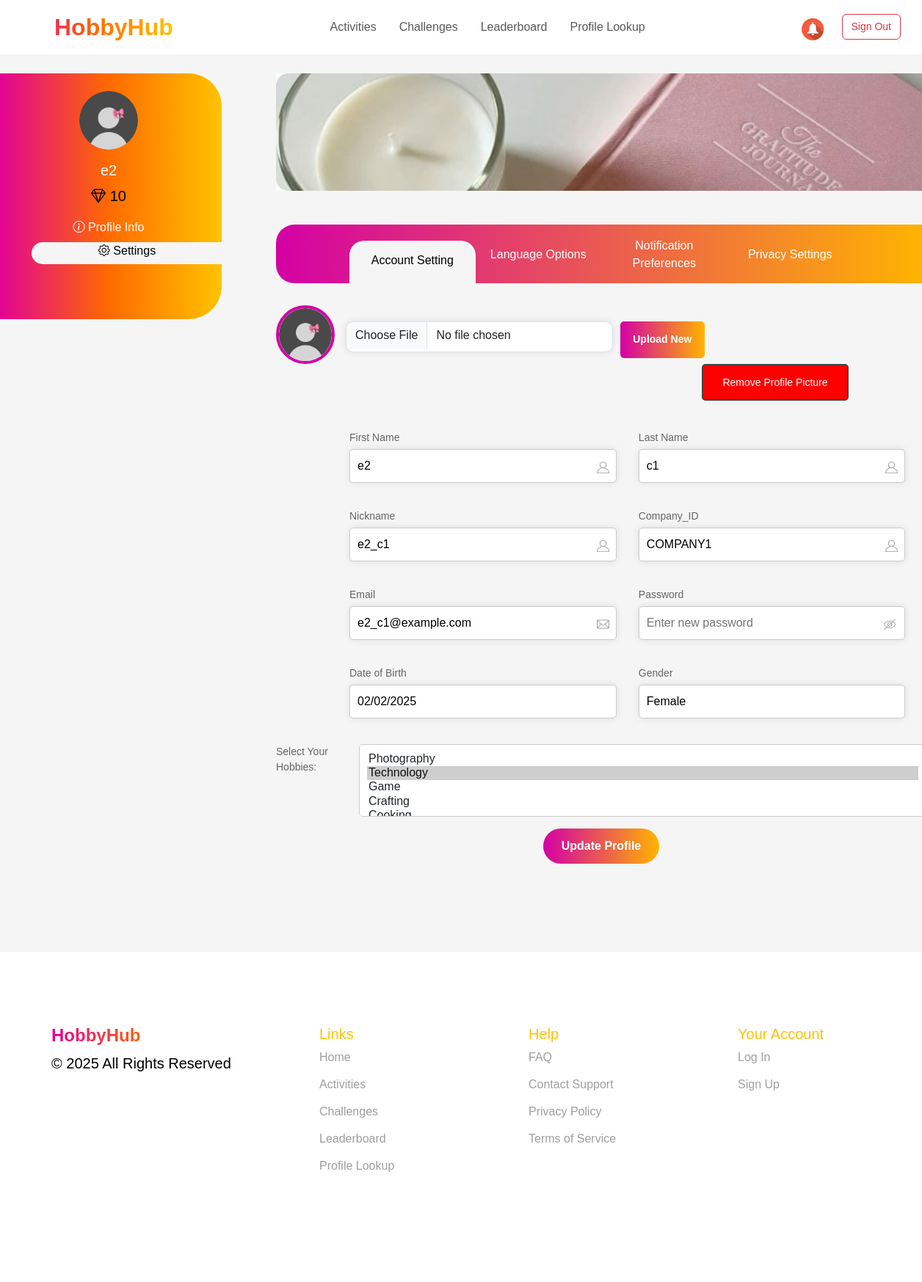
Before: /user_profile/setting/ (signed in) with the older database file.
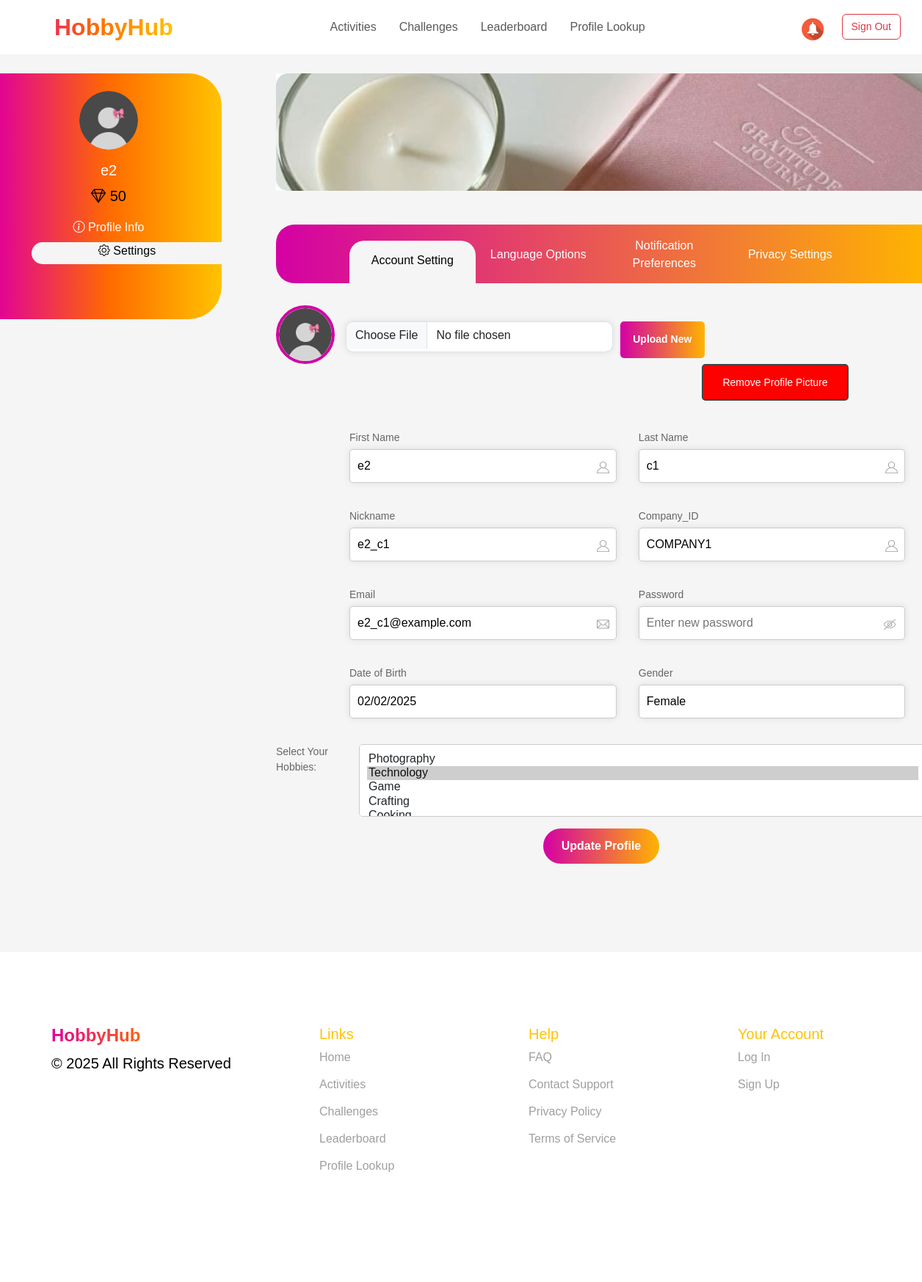
After: the same page with the newer database file.
### events/models.py (models this page shows, shortened)
class Employee(models.Model):
    nickname = models.CharField(max_length=100, primary_key=True, verbose_name="Nickname")
    name = models.CharField(max_length=255, verbose_name="Name")
    last_name = models.CharField(max_length=255, verbose_name="Last Name")
    number = models.CharField(max_length=20, verbose_name="Number")
    join_date = models.DateField(verbose_name="Join Date")
    date_of_birth = models.DateField(null=True, blank=True, verbose_name="Date of Birth")
    receive_sms_notifications = models.BooleanField(default=True, verbose_name="Receive SMS Notifications")
    receive_email_notifications = models.BooleanField(default=True, verbose_name="Receive Email Notifications")
    receive_reminders = models.BooleanField(default=True, verbose_name="Receive Reminders")
    social_id = models.CharField(max_length=255, blank=True, null=True)  # ID из социальной сети
    social_provider = models.CharField(max_length=50, blank=True, null=True)  # Провайдер (Google, Facebook и т.д.)
    company = models.ForeignKey(
        Company,
        to_field='company_id',
        on_delete=models.CASCADE,
        verbose_name="Company"
    )
    gender = models.CharField(max_length=10, choices=[('Male', 'Male'), ('Female', 'Female')], verbose_name="Gender")
    mail = models.EmailField(unique=True, verbose_name="Email")
    password = models.CharField(max_length=255, verbose_name="Password")
    is_approved = models.BooleanField(default=False, verbose_name="Approved")
    profile_photo = models.ImageField(upload_to='profile_photos/', null=True, blank=True, verbose_name="Profile Photo")
    hobbies = models.ManyToManyField(Hobby, blank=True, related_name='employees')
    diamonds = models.IntegerField(default=0, verbose_name="Diamonds")

class Hobby(models.Model):
    name = models.CharField(max_length=100, unique=True, verbose_name="Hobby Name")

### events/views.py (the view)
# urls.py: path('user_profile/setting/', user_setting, name='user_setting'),
@role_required("employee")
@approval_required
def user_setting(request):
    nickname=request.session.get("nickname")
    all_hobbies = Hobby.objects.all()
    if not nickname:
        return redirect("sign_in")
    user = Employee.objects.filter(nickname=nickname).first()
    if not user:
        return redirect("sign_in")
    return render(request, 'user_setting.html', {"user":user, 'all_hobbies': all_hobbies})

### events/views.py (called while the page is built)
def role_required(role):
    def decorator(view_func):
        @wraps(view_func)
        def wrapper(request, *args, **kwargs):
            if role == "employee" and not request.session.get("nickname"):
                return redirect(f"/sign_in/?next={request.get_full_path()}")
            if role == "organizer" and not request.session.get("company_id"):
                return redirect(f"/sign_in/?next={request.get_full_path()}")
            return view_func(request, *args, **kwargs)
        return wrapper
    return decorator

def approval_required(view_func):
    @wraps(view_func)
    def _wrapped_view(request, *args, **kwargs):
        nickname = request.session.get("nickname")
        if not nickname:
            return redirect("sign_in")
        user = Employee.objects.filter(nickname=nickname).first()
        if not user or not user.is_approved:
            return redirect("")
        return view_func(request, *args, **kwargs)
    return _wrapped_view

### events/templates/user_setting.html (shortened to what the changed rows need)
{% extends "user_profile_base.html" %}
{% load static %}
{% block extra_css %}
    <link rel="stylesheet" href="https://cdn.jsdelivr.net/npm/bootstrap@5.3.0/dist/css/bootstrap.min.css">
    <link href="https://cdn.jsdelivr.net/npm/bootstrap-icons/font/bootstrap-icons.css" rel="stylesheet">
    <link rel="stylesheet" href="{% static 'css/all.css' %}">
    <link rel="stylesheet" href="{% static 'css/sass_styles.css' %}">
{% endblock %}
{% block content %}
        <div class="container mt-4">
            <div class="row  mainpartpro">
                <div class="col-md-2">
                    <div class="sidebar p-4">
                        {% if user.profile_photo %}
                            <img src="{{ user.profile_photo.url }}" alt="Profile" class="rounded-circle mb-3" width="80" alt="Profile">
                        {% else %}
                            <img src="{% static 'images/profile_photo.png' %}" class="rounded-circle mb-3" width="80" alt="Profile">
                        {% endif %}
                        <h5>{{ user.name }}</h5>
                        <p><i class="bi bi-gem"></i> {{ user.diamonds }}</p>
                        <div class="pro-set-tab w-100 mb-2"><i class="bi bi-info-circle"></i><a href="{% url 'user_profile' %}">   Profile Info</a></div>
                        <div class="pro-act-set-tab w-100 mb-2"><i class="bi bi-gear"></i>   Settings</div>
                    </div>
                </div>
                <div class="col-md-10 mainpartpro">
                    <form method="POST" action="{% url 'update_user_profile' %}" enctype="multipart/form-data">
                        <div class="form-container">
                            <div class="form-group">
                                <div class="input-field">
                                    <label>First Name</label>
                                    <input type="text" name="name" value="{{ user.name }}">
                                    <i><img src="{% static 'images/imput_profile_icon.png' %}" width="17"></i>
                                </div>
                                <div class="input-field">
                                    <label>Last Name</label>
                                    <input type="text" name="last_name" value="{{ user.last_name }}">
                                    <i><img src="{% static 'images/imput_profile_icon.png' %}" width="17"></i>
                                </div>
                            </div>
                            <div class="form-group">
                                <div class="input-field">
                                    <label>Nickname</label>
                                    <input type="text" value="{{ user.nickname }}" readonly>
                                    <i><img src="{% static 'images/imput_profile_icon.png' %}" width="17"></i>
                                </div>
                                <div class="input-field">
                                    <label>Company_ID</label>
                                    <input type="text" value="{{ user.company_id }}" readonly>
                                    <i><img src="{% static 'images/imput_profile_icon.png' %}" width="17"></i>
                                </div>
                            </div>
                            <div class="form-group">
                                <div class="input-field">
                                    <label>Email</label>
                                    <input type="email" name="mail" value="{{ user.mail }}">
                                    <i><img src="{% static 'images/mail_icon.png' %}" width="17"></i>
                                </div>
                            </div>
                            <div class="form-group">
                                <div class="input-field">
                                    <label>Date of Birth</label>
                                    <input type="date" name="date_of_birth" value="{{ user.date_of_birth|date:'Y-m-d' }}" readonly>
                                </div>
                                <div class="input-field">
                                    <label>Gender</label>
                                    <input type="gender" name="gender" value="{{ user.gender }}">
                                </div>
                            </div>
                        </div>
                        <div class="form-group">
                            <label for="hobbies">Select Your Hobbies:</label>
                            <select name="hobbies[]" id="hobbies" multiple class="form-control">
                                {% for hobby in all_hobbies %}
                                    <option value="{{ hobby.id }}" {% if hobby in user.hobbies.all %}selected{% endif %}>
                                        {{ hobby.name }}
                                    </option>
                                {% endfor %}
                            </select>
                        </div>
                    </form>
                </div>
            </div>
        </div>
    </div>
    {% endblock %}

Changed rows visible on the page:
changed Employee "e2_c1": diamonds "10" → "50"
